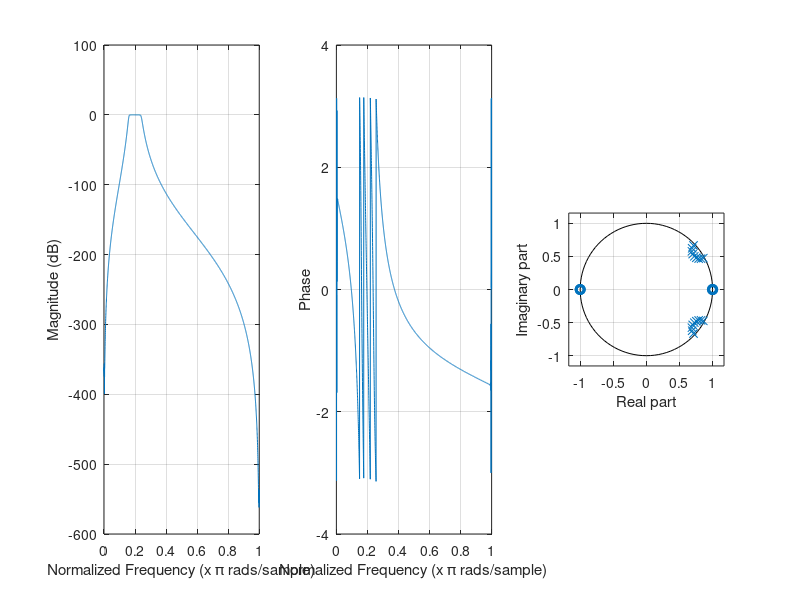

Here is the MATLAB script that generated this plot:
clear all; 
close all;

%% Filter Design

A_p = 3;    % passband attenuation in dB 
A_s = 60;   % stopband attenuation in dB

ws = [ 0.1*pi , 0.3*pi ];   % stopband frequency
wp = [0.16*pi , 0.24*pi ];  % passband frequency

[ n , wc ] = buttord( wp/pi ,ws/pi , A_p , A_s ); % calculation of order of the filter(n) and cutt off(wn)

[ b , a ] = butter( n , wc , 'bandpass'  );        % Transfer function

w = 0:0.001:pi;

%% Digital Domain

%z domain conversion

    [ h , ph ] = freqz(b , a , w);      % freq response in digital domain
    magn = 20*log10(abs(h));
    phase = angle(h);                   % calculates phase angle

   
    subplot(1,3,1);
    title('MAGNITUDE RESPONSE');
    plot(ph/pi, magn);
    xlabel('Normalized Frequency (x \pi rads/sample)');
    ylabel('Magnitude (dB)');
    grid on; 
    
    subplot(1,3,3);
    title('POLE-ZERO PLOT');
    zplane(b,a);
    xlabel('Real part');
    ylabel('Imaginary part');
    grid on;
    
    subplot(1,3,2);
    title('PHASE RESPONSE');
    plot(ph/pi,phase); 
    xlabel('Normalized Frequency (x \pi rads/sample)');
    ylabel('Phase');
    grid on;
    hold on;
    
    
   
    
    
    

 